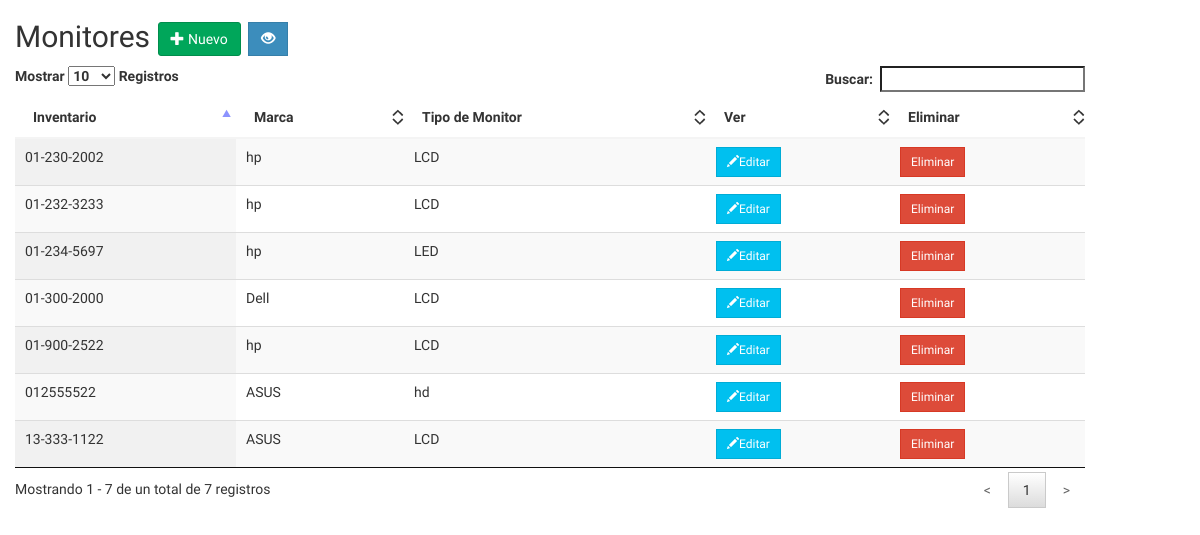
The app's page /monitor/ver_monitores.php, older data.
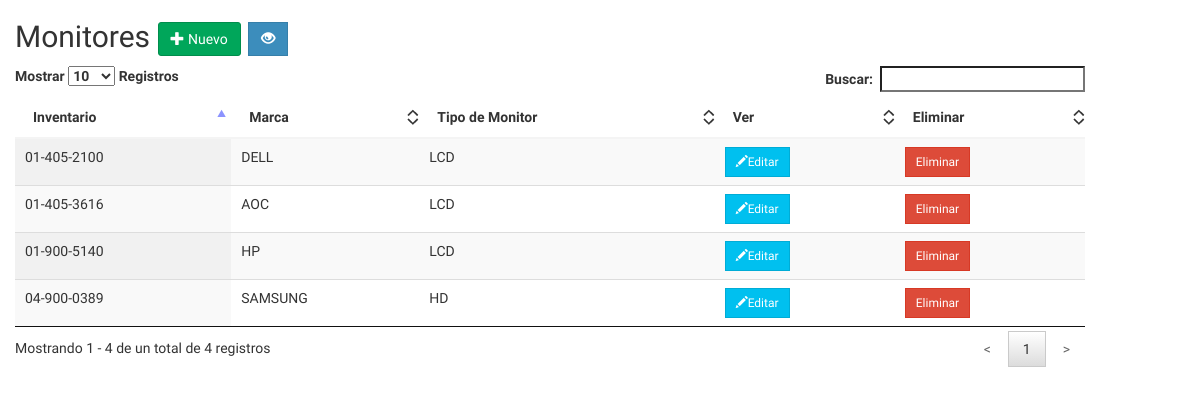
The same page, newer data.
### tables this page shows
CREATE TABLE `monitor` (
  `id_monitor` int(11) NOT NULL,
  `serie` varchar(45) DEFAULT NULL,
  `marca` int(11) DEFAULT NULL,
  `serv_tag` varchar(45) DEFAULT NULL,
  `tamano` varchar(45) DEFAULT NULL,
  `inventario` varchar(11) NOT NULL,
  `tipo_monitor` varchar(45) DEFAULT NULL,
  `observacion` varchar(45) DEFAULT NULL,
  `fecha_compra` varchar(15) NOT NULL
);

CREATE TABLE `marca` (
  `id_marca` int(11) NOT NULL,
  `nombre_marca` varchar(25) NOT NULL
);

### monitor/ver_monitores.php (the view, shortened to what this page needs)
<!doctype html>
<html lang="en">
<head>
    <link rel="stylesheet" href="../bootstrap/css/bootstrap.min.css" >
     <link rel="stylesheet" href="../plugins/datatables/jquery.dataTables.min.css" >
    <link rel="stylesheet" href="../dist/css/AdminLTE.min.css">
     <link rel="stylesheet" href="../css/toastr.css" >
</head>
<body>
<div class="container-fluid">
   <h2>Monitores
                        <a href="monitor.php" class="btn btn-success btn-md">
                            <span class="glyphicon glyphicon-plus"></span> Nuevo
                        </a>
       <a href="ver_advance.php" class="btn btn-flat btn-primary btn-md">
                            <span class="glyphicon glyphicon-eye-open"></span>
                        </a>
                    </h2>
    <div class="row">
        <div class="col-lg-11">
            <table id="ver" class="display table " cellspacing="0" >
                <thead>
                    <tr>
                        <th data-field="inventario">Inventario</th>
                        <th data-field="Marca">Marca</th>
                        <th data-field="tipo">Tipo de Monitor</th>
                        <th data-field="Ver">Ver</th>
                        <th data-field="Eliminar">Eliminar</th>
                    </tr>
                </thead>
                <tbody>
                <?php
              $mbd=DB::connect();DB::disconnect();
             $proof=$mbd->query("select inventario, id_monitor, tipo_monitor, m.nombre_marca from monitor mon INNER JOIN marca m ON mon.marca=m.id_marca");
                while($row = $row = $proof->fetch(PDO::FETCH_ASSOC)){
                    echo "
                    <tr>
                        <td>".$row["inventario"]."</td>
                        <td>".$row["nombre_marca"]."</td>
                        <td>".$row["tipo_monitor"]."</td>
                        <td>
                             <a href=\"editar.php?id=".$row["id_monitor"]."\" class=\"btn btn-flat btn-info btn-sm\">
                                    <span class=\"glyphicon glyphicon-pencil\"></span>Editar
                              </a></td><td>
							     <a id=\"eliminar\" value=\"".$row["id_monitor"]."\" class=\"btn btn-flat btn_5 btn-sm btn-danger\"  >Eliminar 											</a>
                               </td>
                    </tr>";
                }
                ?>
                </tbody>
            </table>
        </div>
    </div>
    </div>
</body>
</html>

Row changes from the older to the newer data that the page shows:
removed monitor: inventario "01-232-3233", marca.nombre_marca "hp", tipo_monitor "LCD", $row["id_monitor"] 1 (drawn)
removed monitor: inventario "012555522", marca.nombre_marca "ASUS", tipo_monitor "hd", $row["id_monitor"] 2 (drawn)
removed monitor: inventario "01-300-2000", marca.nombre_marca "Dell", tipo_monitor "LCD", $row["id_monitor"] 5 (drawn)
removed monitor: inventario "01-230-2002", marca.nombre_marca "hp", tipo_monitor "LCD", $row["id_monitor"] 6 (drawn)
removed monitor: inventario "01-900-2522", marca.nombre_marca "hp", tipo_monitor "LCD", $row["id_monitor"] 7 (drawn)
removed monitor: inventario "13-333-1122", marca.nombre_marca "ASUS", tipo_monitor "LCD", $row["id_monitor"] 8 (drawn)
added monitor: inventario "04-900-0389", marca.nombre_marca "SAMSUNG", tipo_monitor "HD", $row["id_monitor"] 1 (drawn)
added monitor: inventario "01-405-3616", marca.nombre_marca "AOC", tipo_monitor "LCD", $row["id_monitor"] 2 (drawn)
now on this page (row edited): monitor: inventario "01-405-2100", marca.nombre_marca "DELL", tipo_monitor "LCD", $row["id_monitor"] 3 (drawn)
changed monitor (number 4 of 4 on the later page): inventario "01-234-5697" → "01-900-5140"; marca.nombre_marca "hp" → "HP"; tipo_monitor "LED" → "LCD"
Text that changed along with them:
text written by a page script: "Mostrar Registros Buscar: Mostrando 1 - 7 de un total de 7 registros < 1 >" → "Mostrar Registros Buscar: Mostrando 1 - 4 de un total de 4 registros < 1 >"
